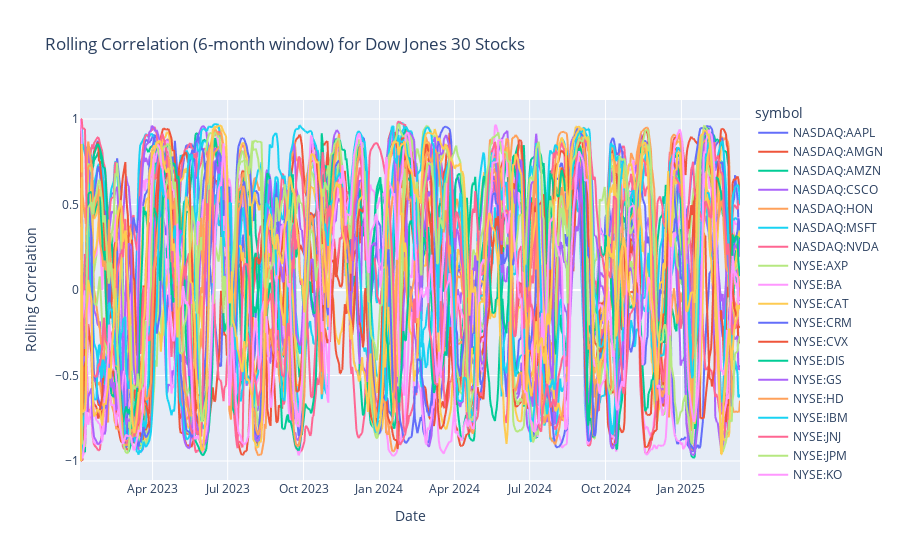

This figure's notebook cell:
### Code cell
import plotly.express as px

# สมมุติว่า df_result เป็น DataFrame ที่มีคอลัมน์ 'rolling_corr' และ 'symbol'
# โดย index ของ DataFrame เป็นวันที่ (date_only)
# เราต้อง reset index เพื่อให้ 'date_only' กลายเป็นคอลัมน์สำหรับการ plotting
df_plot = df_result.reset_index()

# สร้าง line plot โดยใช้ plotly express โดยให้แกน x เป็น 'date_only', แกน y เป็น 'rolling_corr'
fig = px.line(df_plot, x='date_only', y='rolling_corr', color='symbol',
              title='Rolling Correlation (6-month window) for Dow Jones 30 Stocks',
              labels={'date_only': 'Date', 'rolling_corr': 'Rolling Correlation'})

# แสดงผลลัพธ์
fig.show()

### Figure 1 — Plotly figure (JSON) as saved in the notebook; plotly's stock layout.template omitted (floating-point values rounded to 4 significant figures; data arrays with more than 128 entries replaced by an {"elided": "..."} marker saying what was removed)
{"data": [{"hovertemplate": "symbol=NASDAQ:AAPL<br>Date=%{x}<br>Rolling Correlation=%{y}<extra></extra>", "legendgroup": "NASDAQ:AAPL", "line": {"color": "#636efa", "dash": "solid"}, "marker": {"symbol": "circle"}, "mode": "lines", "name": "NASDAQ:AAPL", "showlegend": true, "type": "scattergl", "x": {"elided": "550 str values"}, "xaxis": "x", "y": {"elided": "550 float values"}, "yaxis": "y"}, {"hovertemplate": "symbol=NASDAQ:AMGN<br>Date=%{x}<br>Rolling Correlation=%{y}<extra></extra>", "legendgroup": "NASDAQ:AMGN", "line": {"color": "#EF553B", "dash": "solid"}, "marker": {"symbol": "circle"}, "mode": "lines", "name": "NASDAQ:AMGN", "showlegend": true, "type": "scattergl", "x": {"elided": "550 str values"}, "xaxis": "x", "y": {"elided": "550 float values"}, "yaxis": "y"}, {"hovertemplate": "symbol=NASDAQ:AMZN<br>Date=%{x}<br>Rolling Correlation=%{y}<extra></extra>", "legendgroup": "NASDAQ:AMZN", "line": {"color": "#00cc96", "dash": "solid"}, "marker": {"symbol": "circle"}, "mode": "lines", "name": "NASDAQ:AMZN", "showlegend": true, "type": "scattergl", "x": {"elided": "550 str values"}, "xaxis": "x", "y": {"elided": "550 float values"}, "yaxis": "y"}, {"hovertemplate": "symbol=NASDAQ:CSCO<br>Date=%{x}<br>Rolling Correlation=%{y}<extra></extra>", "legendgroup": "NASDAQ:CSCO", "line": {"color": "#ab63fa", "dash": "solid"}, "marker": {"symbol": "circle"}, "mode": "lines", "name": "NASDAQ:CSCO", "showlegend": true, "type": "scattergl", "x": {"elided": "550 str values"}, "xaxis": "x", "y": {"elided": "550 float values"}, "yaxis": "y"}, {"hovertemplate": "symbol=NASDAQ:HON<br>Date=%{x}<br>Rolling Correlation=%{y}<extra></extra>", "legendgroup": "NASDAQ:HON", "line": {"color": "#FFA15A", "dash": "solid"}, "marker": {"symbol": "circle"}, "mode": "lines", "name": "NASDAQ:HON", "showlegend": true, "type": "scattergl", "x": {"elided": "550 str values"}, "xaxis": "x", "y": {"elided": "550 float values"}, "yaxis": "y"}, {"hovertemplate": "symbol=NASDAQ:MSFT<br>Date=%{x}<br>Rolling Correlation=%{y}<extra></extra>", "legendgroup": "NASDAQ:MSFT", "line": {"color": "#19d3f3", "dash": "solid"}, "marker": {"symbol": "circle"}, "mode": "lines", "name": "NASDAQ:MSFT", "showlegend": true, "type": "scattergl", "x": {"elided": "550 str values"}, "xaxis": "x", "y": {"elided": "550 float values"}, "yaxis": "y"}, {"hovertemplate": "symbol=NASDAQ:NVDA<br>Date=%{x}<br>Rolling Correlation=%{y}<extra></extra>", "legendgroup": "NASDAQ:NVDA", "line": {"color": "#FF6692", "dash": "solid"}, "marker": {"symbol": "circle"}, "mode": "lines", "name": "NASDAQ:NVDA", "showlegend": true, "type": "scattergl", "x": {"elided": "550 str values"}, "xaxis": "x", "y": {"elided": "550 float values"}, "yaxis": "y"}, {"hovertemplate": "symbol=NYSE:AXP<br>Date=%{x}<br>Rolling Correlation=%{y}<extra></extra>", "legendgroup": "NYSE:AXP", "line": {"color": "#B6E880", "dash": "solid"}, "marker": {"symbol": "circle"}, "mode": "lines", "name": "NYSE:AXP", "showlegend": true, "type": "scattergl", "x": {"elided": "550 str values"}, "xaxis": "x", "y": {"elided": "550 float values"}, "yaxis": "y"}, {"hovertemplate": "symbol=NYSE:BA<br>Date=%{x}<br>Rolling Correlation=%{y}<extra></extra>", "legendgroup": "NYSE:BA", "line": {"color": "#FF97FF", "dash": "solid"}, "marker": {"symbol": "circle"}, "mode": "lines", "name": "NYSE:BA", "showlegend": true, "type": "scattergl", "x": {"elided": "550 str values"}, "xaxis": "x", "y": {"elided": "550 float values"}, "yaxis": "y"}, {"hovertemplate": "symbol=NYSE:CAT<br>Date=%{x}<br>Rolling Correlation=%{y}<extra></extra>", "legendgroup": "NYSE:CAT", "line": {"color": "#FECB52", "dash": "solid"}, "marker": {"symbol": "circle"}, "mode": "lines", "name": "NYSE:CAT", "showlegend": true, "type": "scattergl", "x": {"elided": "550 str values"}, "xaxis": "x", "y": {"elided": "550 float values"}, "yaxis": "y"}, {"hovertemplate": "symbol=NYSE:CRM<br>Date=%{x}<br>Rolling Correlation=%{y}<extra></extra>", "legendgroup": "NYSE:CRM", "line": {"color": "#636efa", "dash": "solid"}, "marker": {"symbol": "circle"}, "mode": "lines", "name": "NYSE:CRM", "showlegend": true, "type": "scattergl", "x": {"elided": "550 str values"}, "xaxis": "x", "y": {"elided": "550 float values"}, "yaxis": "y"}, {"hovertemplate": "symbol=NYSE:CVX<br>Date=%{x}<br>Rolling Correlation=%{y}<extra></extra>", "legendgroup": "NYSE:CVX", "line": {"color": "#EF553B", "dash": "solid"}, "marker": {"symbol": "circle"}, "mode": "lines", "name": "NYSE:CVX", "showlegend": true, "type": "scattergl", "x": {"elided": "550 str values"}, "xaxis": "x", "y": {"elided": "550 float values"}, "yaxis": "y"}, {"hovertemplate": "symbol=NYSE:DIS<br>Date=%{x}<br>Rolling Correlation=%{y}<extra></extra>", "legendgroup": "NYSE:DIS", "line": {"color": "#00cc96", "dash": "solid"}, "marker": {"symbol": "circle"}, "mode": "lines", "name": "NYSE:DIS", "showlegend": true, "type": "scattergl", "x": {"elided": "550 str values"}, "xaxis": "x", "y": {"elided": "550 float values"}, "yaxis": "y"}, {"hovertemplate": "symbol=NYSE:GS<br>Date=%{x}<br>Rolling Correlation=%{y}<extra></extra>", "legendgroup": "NYSE:GS", "line": {"color": "#ab63fa", "dash": "solid"}, "marker": {"symbol": "circle"}, "mode": "lines", "name": "NYSE:GS", "showlegend": true, "type": "scattergl", "x": {"elided": "550 str values"}, "xaxis": "x", "y": {"elided": "550 float values"}, "yaxis": "y"}, {"hovertemplate": "symbol=NYSE:HD<br>Date=%{x}<br>Rolling Correlation=%{y}<extra></extra>", "legendgroup": "NYSE:HD", "line": {"color": "#FFA15A", "dash": "solid"}, "marker": {"symbol": "circle"}, "mode": "lines", "name": "NYSE:HD", "showlegend": true, "type": "scattergl", "x": {"elided": "550 str values"}, "xaxis": "x", "y": {"elided": "550 float values"}, "yaxis": "y"}, {"hovertemplate": "symbol=NYSE:IBM<br>Date=%{x}<br>Rolling Correlation=%{y}<extra></extra>", "legendgroup": "NYSE:IBM", "line": {"color": "#19d3f3", "dash": "solid"}, "marker": {"symbol": "circle"}, "mode": "lines", "name": "NYSE:IBM", "showlegend": true, "type": "scattergl", "x": {"elided": "550 str values"}, "xaxis": "x", "y": {"elided": "550 float values"}, "yaxis": "y"}, {"hovertemplate": "symbol=NYSE:JNJ<br>Date=%{x}<br>Rolling Correlation=%{y}<extra></extra>", "legendgroup": "NYSE:JNJ", "line": {"color": "#FF6692", "dash": "solid"}, "marker": {"symbol": "circle"}, "mode": "lines", "name": "NYSE:JNJ", "showlegend": true, "type": "scattergl", "x": {"elided": "550 str values"}, "xaxis": "x", "y": {"elided": "550 float values"}, "yaxis": "y"}, {"hovertemplate": "symbol=NYSE:JPM<br>Date=%{x}<br>Rolling Correlation=%{y}<extra></extra>", "legendgroup": "NYSE:JPM", "line": {"color": "#B6E880", "dash": "solid"}, "marker": {"symbol": "circle"}, "mode": "lines", "name": "NYSE:JPM", "showlegend": true, "type": "scattergl", "x": {"elided": "550 str values"}, "xaxis": "x", "y": {"elided": "550 float values"}, "yaxis": "y"}, {"hovertemplate": "symbol=NYSE:KO<br>Date=%{x}<br>Rolling Correlation=%{y}<extra></extra>", "legendgroup": "NYSE:KO", "line": {"color": "#FF97FF", "dash": "solid"}, "marker": {"symbol": "circle"}, "mode": "lines", "name": "NYSE:KO", "showlegend": true, "type": "scattergl", "x": {"elided": "550 str values"}, "xaxis": "x", "y": {"elided": "550 float values"}, "yaxis": "y"}, {"hovertemplate": "symbol=NYSE:MCD<br>Date=%{x}<br>Rolling Correlation=%{y}<extra></extra>", "legendgroup": "NYSE:MCD", "line": {"color": "#FECB52", "dash": "solid"}, "marker": {"symbol": "circle"}, "mode": "lines", "name": "NYSE:MCD", "showlegend": true, "type": "scattergl", "x": {"elided": "550 str values"}, "xaxis": "x", "y": {"elided": "550 float values"}, "yaxis": "y"}, {"hovertemplate": "symbol=NYSE:MMM<br>Date=%{x}<br>Rolling Correlation=%{y}<extra></extra>", "legendgroup": "NYSE:MMM", "line": {"color": "#636efa", "dash": "solid"}, "marker": {"symbol": "circle"}, "mode": "lines", "name": "NYSE:MMM", "showlegend": true, "type": "scattergl", "x": {"elided": "550 str values"}, "xaxis": "x", "y": {"elided": "550 float values"}, "yaxis": "y"}, {"hovertemplate": "symbol=NYSE:MRK<br>Date=%{x}<br>Rolling Correlation=%{y}<extra></extra>", "legendgroup": "NYSE:MRK", "line": {"color": "#EF553B", "dash": "solid"}, "marker": {"symbol": "circle"}, "mode": "lines", "name": "NYSE:MRK", "showlegend": true, "type": "scattergl", "x": {"elided": "550 str values"}, "xaxis": "x", "y": {"elided": "550 float values"}, "yaxis": "y"}, {"hovertemplate": "symbol=NYSE:NKE<br>Date=%{x}<br>Rolling Correlation=%{y}<extra></extra>", "legendgroup": "NYSE:NKE", "line": {"color": "#00cc96", "dash": "solid"}, "marker": {"symbol": "circle"}, "mode": "lines", "name": "NYSE:NKE", "showlegend": true, "type": "scattergl", "x": {"elided": "550 str values"}, "xaxis": "x", "y": {"elided": "550 float values"}, "yaxis": "y"}, {"hovertemplate": "symbol=NYSE:PG<br>Date=%{x}<br>Rolling Correlation=%{y}<extra></extra>", "legendgroup": "NYSE:PG", "line": {"color": "#ab63fa", "dash": "solid"}, "marker": {"symbol": "circle"}, "mode": "lines", "name": "NYSE:PG", "showlegend": true, "type": "scattergl", "x": {"elided": "550 str values"}, "xaxis": "x", "y": {"elided": "550 float values"}, "yaxis": "y"}, {"hovertemplate": "symbol=NYSE:SHW<br>Date=%{x}<br>Rolling Correlation=%{y}<extra></extra>", "legendgroup": "NYSE:SHW", "line": {"color": "#FFA15A", "dash": "solid"}, "marker": {"symbol": "circle"}, "mode": "lines", "name": "NYSE:SHW", "showlegend": true, "type": "scattergl", "x": {"elided": "550 str values"}, "xaxis": "x", "y": {"elided": "550 float values"}, "yaxis": "y"}, {"hovertemplate": "symbol=NYSE:TRV<br>Date=%{x}<br>Rolling Correlation=%{y}<extra></extra>", "legendgroup": "NYSE:TRV", "line": {"color": "#19d3f3", "dash": "solid"}, "marker": {"symbol": "circle"}, "mode": "lines", "name": "NYSE:TRV", "showlegend": true, "type": "scattergl", "x": {"elided": "550 str values"}, "xaxis": "x", "y": {"elided": "550 float values"}, "yaxis": "y"}, {"hovertemplate": "symbol=NYSE:UNH<br>Date=%{x}<br>Rolling Correlation=%{y}<extra></extra>", "legendgroup": "NYSE:UNH", "line": {"color": "#FF6692", "dash": "solid"}, "marker": {"symbol": "circle"}, "mode": "lines", "name": "NYSE:UNH", "showlegend": true, "type": "scattergl", "x": {"elided": "550 str values"}, "xaxis": "x", "y": {"elided": "550 float values"}, "yaxis": "y"}, {"hovertemplate": "symbol=NYSE:V<br>Date=%{x}<br>Rolling Correlation=%{y}<extra></extra>", "legendgroup": "NYSE:V", "line": {"color": "#B6E880", "dash": "solid"}, "marker": {"symbol": "circle"}, "mode": "lines", "name": "NYSE:V", "showlegend": true, "type": "scattergl", "x": {"elided": "550 str values"}, "xaxis": "x", "y": {"elided": "550 float values"}, "yaxis": "y"}, {"hovertemplate": "symbol=NYSE:VZ<br>Date=%{x}<br>Rolling Correlation=%{y}<extra></extra>", "legendgroup": "NYSE:VZ", "line": {"color": "#FF97FF", "dash": "solid"}, "marker": {"symbol": "circle"}, "mode": "lines", "name": "NYSE:VZ", "showlegend": true, "type": "scattergl", "x": {"elided": "550 str values"}, "xaxis": "x", "y": {"elided": "550 float values"}, "yaxis": "y"}, {"hovertemplate": "symbol=NYSE:WMT<br>Date=%{x}<br>Rolling Correlation=%{y}<extra></extra>", "legendgroup": "NYSE:WMT", "line": {"color": "#FECB52", "dash": "solid"}, "marker": {"symbol": "circle"}, "mode": "lines", "name": "NYSE:WMT", "showlegend": true, "type": "scattergl", "x": {"elided": "550 str values"}, "xaxis": "x", "y": {"elided": "550 float values"}, "yaxis": "y"}], "layout": {"legend": {"title": {"text": "symbol"}, "tracegroupgap": 0}, "title": {"text": "Rolling Correlation (6-month window) for Dow Jones 30 Stocks"}, "xaxis": {"anchor": "y", "domain": [0, 1], "title": {"text": "Date"}}, "yaxis": {"anchor": "x", "domain": [0, 1], "title": {"text": "Rolling Correlation"}}}}
